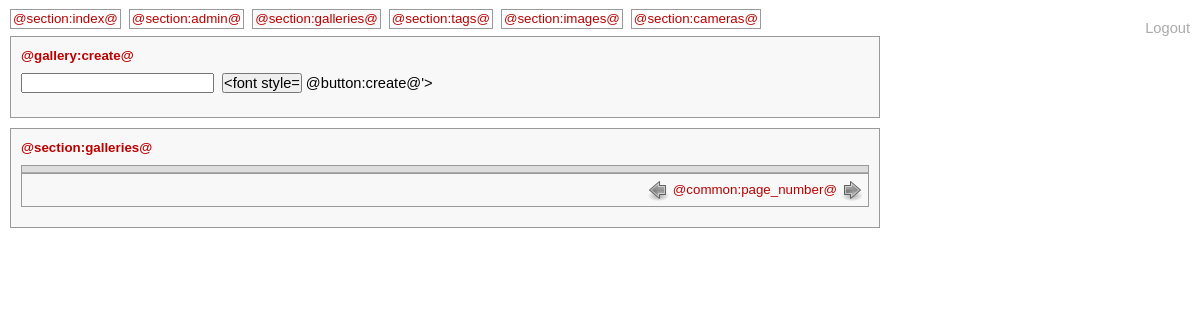
The page /index.php?adm=g (signed in) on the database as committed earlier.
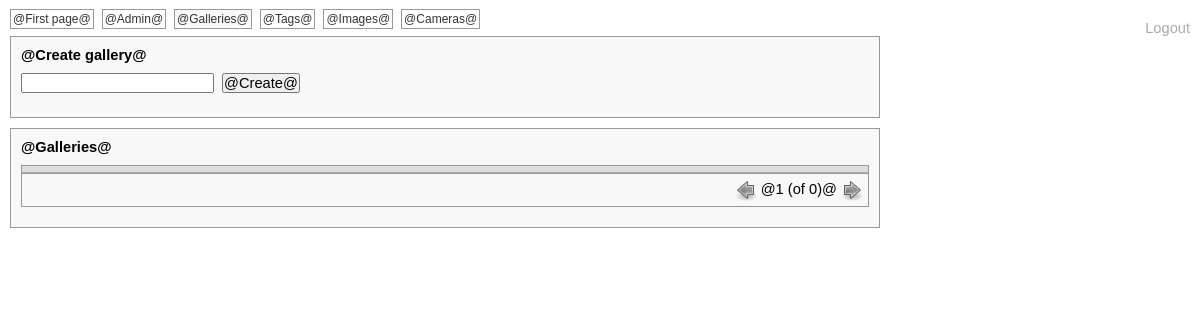
The same page on the database as committed later.
### tables this page shows
CREATE TABLE IF NOT EXISTS `texts` (
  `language_id` varchar(3) NOT NULL,
  `category` varchar(255) NOT NULL,
  `name` varchar(255) NOT NULL,
  `text` text NOT NULL,
  `parameters` int(11) NOT NULL,
  `changed` timestamp NOT NULL default CURRENT_TIMESTAMP on update CURRENT_TIMESTAMP,
  `created` datetime NOT NULL,
  UNIQUE KEY `UNIQUE` (`language_id`,`category`,`name`)
);

### src/database.php (called while the page is built, shortened)
<?php
function phphoto_db_query($db, $sql) {
    if (!$result = mysql_query($sql, $db))
        die('Invalid SQL: '.$sql);
    $result_array = array();
    while($row = mysql_fetch_array($result, MYSQL_ASSOC)) {
        array_push($result_array, $row);
    }
    return $result_array;
}
?>

### src/phphoto.php (the view, shortened to what this page needs)
<?php
require_once('./database.php');
require_once('./common.php');
require_once('./admin.php');
function phphoto_stylesheets() {
    echo "\n<link rel='stylesheet' href='./themes/".GALLERY_THEME."/gallery.css' type='text/css' />";
    echo "\n<link rel='stylesheet' href='./themes/".GALLERY_THEME."/admin.css' type='text/css' />";
}
function phphoto_main($authorized = false) {
    $db = phphoto_db_connect();
    $admin = (isset($_GET[GET_KEY_ADMIN_QUERY])) ? $_GET[GET_KEY_ADMIN_QUERY] : '';
    if ($authorized)
        phphoto_admin_links($db);
    if ($authorized && strlen($admin) > 0)
        phphoto_admin($db, $admin);
    else
        phphoto_gallery($db);
}
function phphoto_admin($db, $admin) {
    switch ($admin) {
        case GET_VALUE_ADMIN_GALLERY:
            $gallery_id = (isset($_GET[GET_KEY_GALLERY_ID])) ? $_GET[GET_KEY_GALLERY_ID] : INVALID_ID;
            if (is_numeric($gallery_id) && $gallery_id != INVALID_ID)
                phphoto_echo_admin_gallery($db, $gallery_id);
            else
                phphoto_echo_admin_galleries($db);
            break;
    }
}
function phphoto_admin_links($db) {
    $text_index = phphoto_text($db, 'section', 'index');
    $text_admin = phphoto_text($db, 'section', 'admin');
    $text_galleries = phphoto_text($db, 'section', 'galleries');
    $text_tags = phphoto_text($db, 'section', 'tags');
    $text_images = phphoto_text($db, 'section', 'images');
    $text_cameras = phphoto_text($db, 'section', 'cameras');
    echo "\n<ul>";
    echo "\n    <li".((!isset($_GET[GET_KEY_ADMIN_QUERY]))?" class=active":'').
            "><a href='".CURRENT_PAGE."'>$text_index</a></li>";
    echo "\n    <li".((isset($_GET[GET_KEY_ADMIN_QUERY]) && $_GET[GET_KEY_ADMIN_QUERY] == GET_VALUE_ADMIN_DEFAULT)?" class=active":'').
            "><a href='".CURRENT_PAGE.'?'.GET_KEY_ADMIN_QUERY.'='.GET_VALUE_ADMIN_DEFAULT."'>$text_admin</a></li>";
    echo "\n    <li".((isset($_GET[GET_KEY_ADMIN_QUERY]) && $_GET[GET_KEY_ADMIN_QUERY] == GET_VALUE_ADMIN_GALLERY)?" class=active":'').
            "><a href='".CURRENT_PAGE.'?'.GET_KEY_ADMIN_QUERY.'='.GET_VALUE_ADMIN_GALLERY."'>$text_galleries</a></li>";
    echo "\n    <li".((isset($_GET[GET_KEY_ADMIN_QUERY]) && $_GET[GET_KEY_ADMIN_QUERY] == GET_VALUE_ADMIN_TAG)?" class=active":'').
            "><a href='".CURRENT_PAGE.'?'.GET_KEY_ADMIN_QUERY.'='.GET_VALUE_ADMIN_TAG."'>$text_tags</a></li>";
    echo "\n    <li".((isset($_GET[GET_KEY_ADMIN_QUERY]) && $_GET[GET_KEY_ADMIN_QUERY] == GET_VALUE_ADMIN_IMAGE)?" class=active":'').
            "><a href='".CURRENT_PAGE.'?'.GET_KEY_ADMIN_QUERY.'='.GET_VALUE_ADMIN_IMAGE."'>$text_images</a></li>";
    echo "\n    <li".((isset($_GET[GET_KEY_ADMIN_QUERY]) && $_GET[GET_KEY_ADMIN_QUERY] == GET_VALUE_ADMIN_CAMERA)?" class=active":'').
            "><a href='".CURRENT_PAGE.'?'.GET_KEY_ADMIN_QUERY.'='.GET_VALUE_ADMIN_CAMERA."'>$text_cameras</a></li>";
    echo "\n</ul>";
}
?>

### src/index.php (shortened to what this page needs)
<?php
require_once('phphoto.php');
$authorized = (isset($_SESSION['authorized']) && $_SESSION['authorized']);
echo "<!DOCTYPE html PUBLIC '-//W3C//DTD XHTML 1.0 Strict//EN'";
echo "\n'http://www.w3.org/TR/xhtml1/DTD/xhtml1-strict.dtd'>";
echo "\n<html xmlns='http://www.w3.org/1999/xhtml' xml:lang='en' lang='en'>";
echo "\n    <head>";
phphoto_stylesheets();
echo "\n   </head>";
echo "\n    <body>";
if ($authorized)
    echo "\n        <a href='".basename($_SERVER['PHP_SELF'])."?q=logout' style='float:right;margin:10px;color:#aaa;'>Logout</a>";
else
    echo "\n        <a href='".basename($_SERVER['PHP_SELF'])."?q=login' style='float:right;margin:10px;color:#aaa;'>Login</a>";
echo "\n        <div style='margin:10px; width: 870px;'>";
if (isset($_GET['q']) && $_GET['q'] == 'login') {
    echo "\n    <form method='post' action='".basename($_SERVER['PHP_SELF'])."'>";
    echo "\n        <input type='password' name='login'>";
    echo "\n        <input type='submit' value='Authorize'>";
    echo "\n    </form>";
}
else {
    phphoto_main($authorized);
}
echo "\n        </div>";
echo "\n    </body>";
echo "\n</html>";
?>

### src/common.php (shortened to what this page needs)
<?php
function phphoto_text($db, $category, $name) {
    $language = GALLERY_LANGUAGE;
    $sql = sprintf("SELECT text, parameters FROM texts WHERE language_id = '%s' AND category = '%s' AND name = '%s';",
            mysql_real_escape_string($language),
            mysql_real_escape_string($category),
            mysql_real_escape_string($name));
    $result = phphoto_db_query($db, $sql);
    if (count($result) != 1)
        return "<font style='font-size:10pt;color:#b00;'>@$category:$name@</font>";
    $text = $result[0];
    $text = call_user_func_array('sprintf', array_merge((array) $result[0]['text'], $argv));
    $text = "@$text@";
    return $text;
}
function phphoto_to_html_table($header, $tuples) {
    echo "\n<table>";
    if ($header) {
        echo "\n    <tr class='header'><td>".implode('</td><td>', $header)."</td></tr>";
    }
    echo "\n</table>";
}
?>

### src/admin.php (shortened to what this page needs)
<?php
function phphoto_create_gallery($db) {
    echo "\n<div class='admin'>";
    echo "\n    <h1>".phphoto_text($db, 'gallery', 'create')."</h1>";
    echo "\n    <form method='post' action='".CURRENT_PAGE."?".GET_KEY_ADMIN_QUERY."=".GET_VALUE_ADMIN_GALLERY."'>";
    echo "\n        <input type='input' name='title' maxlength='255'>";
    echo "\n        <input type='submit' value='".phphoto_text($db, 'button', 'create')."'>";
    echo "\n    </form>";
    echo "\n</div>";
}
function phphoto_echo_admin_galleries($db) {
    phphoto_create_gallery($db);
    $items_per_page = (isset($_GET[GET_KEY_ITEMS_PER_PAGE])) ? $_GET[GET_KEY_ITEMS_PER_PAGE] : DEFAULT_ITEMS_PER_PAGE;
    $page_number = (isset($_GET[GET_KEY_PAGE_NUMBER])) ? $_GET[GET_KEY_PAGE_NUMBER] : 0;
    $sql = "SELECT CEIL(COUNT(*) / $items_per_page) AS pages FROM galleries";
    $pages = phphoto_db_query($db, $sql);
    $pages = $pages[0]['pages'];
    $header = array(
        phphoto_text($db, 'header', 'thumbnail'),
        "<a href='".CURRENT_PAGE.'?'.GET_KEY_ADMIN_QUERY.'='.GET_VALUE_ADMIN_GALLERY.'&'.GET_KEY_SORT_COLUMN."=2'>".phphoto_text($db, 'header', 'title')."</a>",
        "<a href='".CURRENT_PAGE.'?'.GET_KEY_ADMIN_QUERY.'='.GET_VALUE_ADMIN_GALLERY.'&'.GET_KEY_SORT_COLUMN."=3'>".phphoto_text($db, 'header', 'views')."</a>",
        "<a href='".CURRENT_PAGE.'?'.GET_KEY_ADMIN_QUERY.'='.GET_VALUE_ADMIN_GALLERY.'&'.GET_KEY_SORT_COLUMN."=5'>".phphoto_text($db, 'header', 'images')."</a>",
        '&nbsp;'
    );
    $data = array();
    echo "\n<div class='admin'>";
    echo "\n    <h1>".phphoto_text($db, 'section', 'galleries')."</h1>";
    phphoto_to_html_table($header, $data);
    echo "\n    <div class='admin' id='footer'>";
    if ($page_number > 0)
        echo "<a href='".CURRENT_PAGE.'?'.GET_KEY_ADMIN_QUERY.'='.GET_VALUE_ADMIN_GALLERY.'&'.GET_KEY_PAGE_NUMBER.'='.($page_number - 1)."'><img src='./icons/go-previous.png' /></a>";
    else
        echo "<img src='./icons/go-previous-inactive.png' />";
    echo '&nbsp;'.phphoto_text($db, 'common', 'page_number', $page_number + 1, $pages).'&nbsp;';
    if ($page_number < ($pages - 1))
        echo "<a href='".CURRENT_PAGE.'?'.GET_KEY_ADMIN_QUERY.'='.GET_VALUE_ADMIN_GALLERY.'&'.GET_KEY_PAGE_NUMBER.'='.($page_number + 1)."'><img src='./icons/go-next.png' /></a>";
    else
        echo "<img src='./icons/go-next-inactive.png' />";
    echo "\n    </div>";
    echo "\n</div>";
}
?>

### src/themes/default/gallery.css (style rules this page uses)
* { margin: 0; padding: 0; font-family: helvetica,arial,freesans,clean,sans-serif,"new century schoolbook",serif; font-size: 11pt; color: #000000; }
body { background-color: #ffffff; }
a { text-decoration: none; color: #333333; }
img { border: 0; vertical-align: middle; }

### src/themes/default/admin.css (style rules this page uses)
div.admin { border: 1px #999999 solid; background-color: #f8f8f8; padding: 10px; margin: 0 0 10px 0; overflow: auto; }
div.admin#footer { border: 1px #999999 solid; border-top: none; background-color: transparent; text-align: right; padding: 5px; overflow: auto; }
div.admin h1 { margin-bottom: 10px; color: #000000; font-weight: bold; }
ul { margin-bottom: 10px; font-size: 8pt; }
ul li { margin-right: 5px; background-color: transparent; display: inline; }
ul li.active { background-color: #f8f8f8; }
ul li a { border: 1px #999999 solid; font-size: 9pt; padding: 2px; }
table { width: 100%; border: 1px #999999 solid; border-spacing: 0px; }
table tr td { padding: 3px; border-bottom: 1px #cccccc solid; }
table tr.header td { background-color: #dddddd; border-bottom: 1px #aaaaaa solid; }
form { margin-bottom: 10px; }
input { margin-bottom: 4px; margin-right: 4px; }

Rows that differ between the two databases and show on the page:
added texts: text "@First page@"
added texts: text "@Admin@"
added texts: text "@Galleries@"
added texts: text "@Tags@"
added texts: text "@Images@"
added texts: text "@Cameras@"
added texts: text "@Create gallery@"
added texts: text "@Create@"
Other text that changed with them:
phphoto_text($db, 'common', 'page_number', $page_number + 1, $pages): (not shown) → "@1 (of 0)@"
$category: "section section section section section section gallery button section common" → (not shown)
$name: "index admin galleries tags images cameras create create galleries page_number" → (not shown)
form field value: "<font style=" → (not shown)
